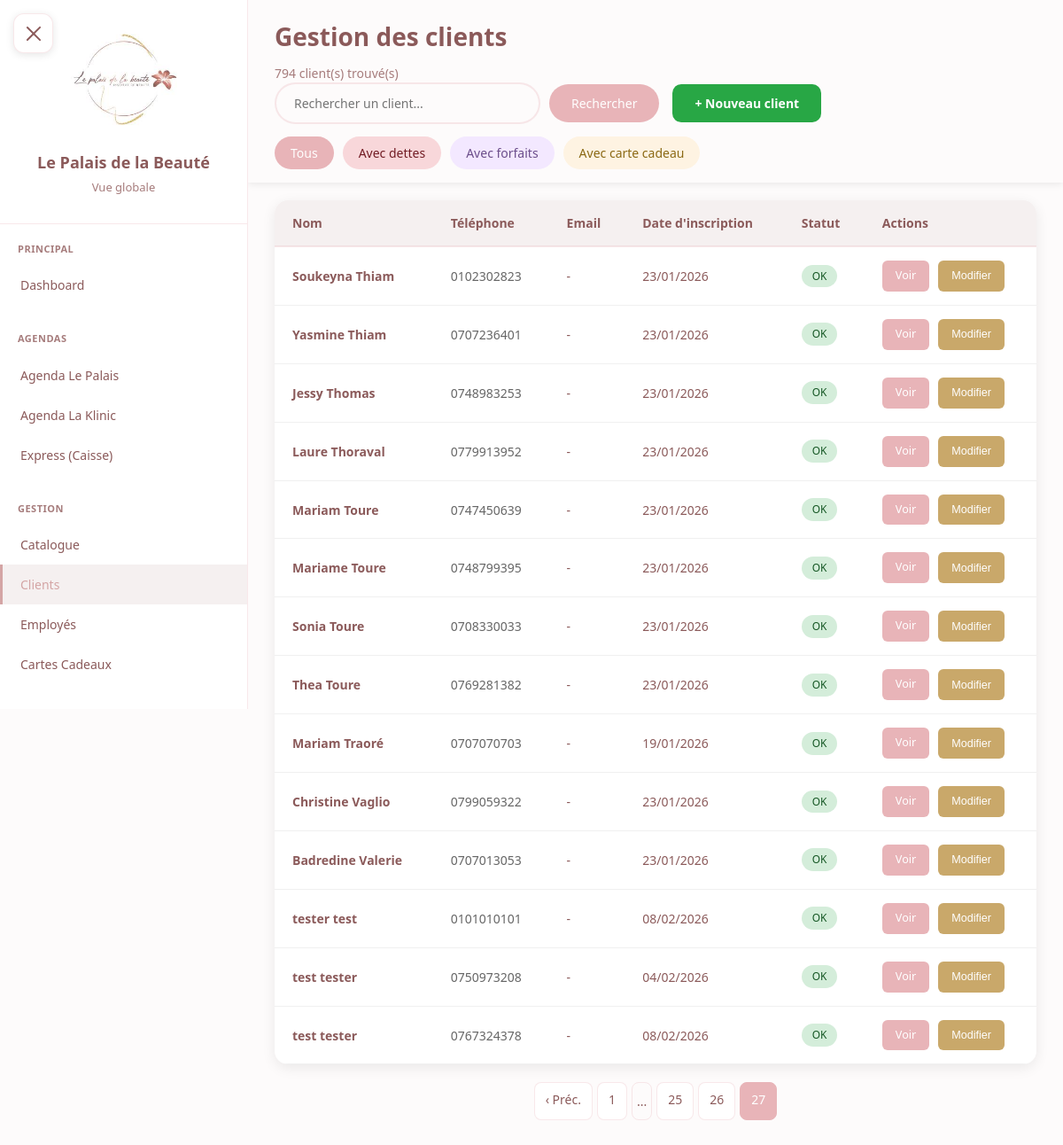
Before: /clients/?page=27 (signed in) with the older database file.
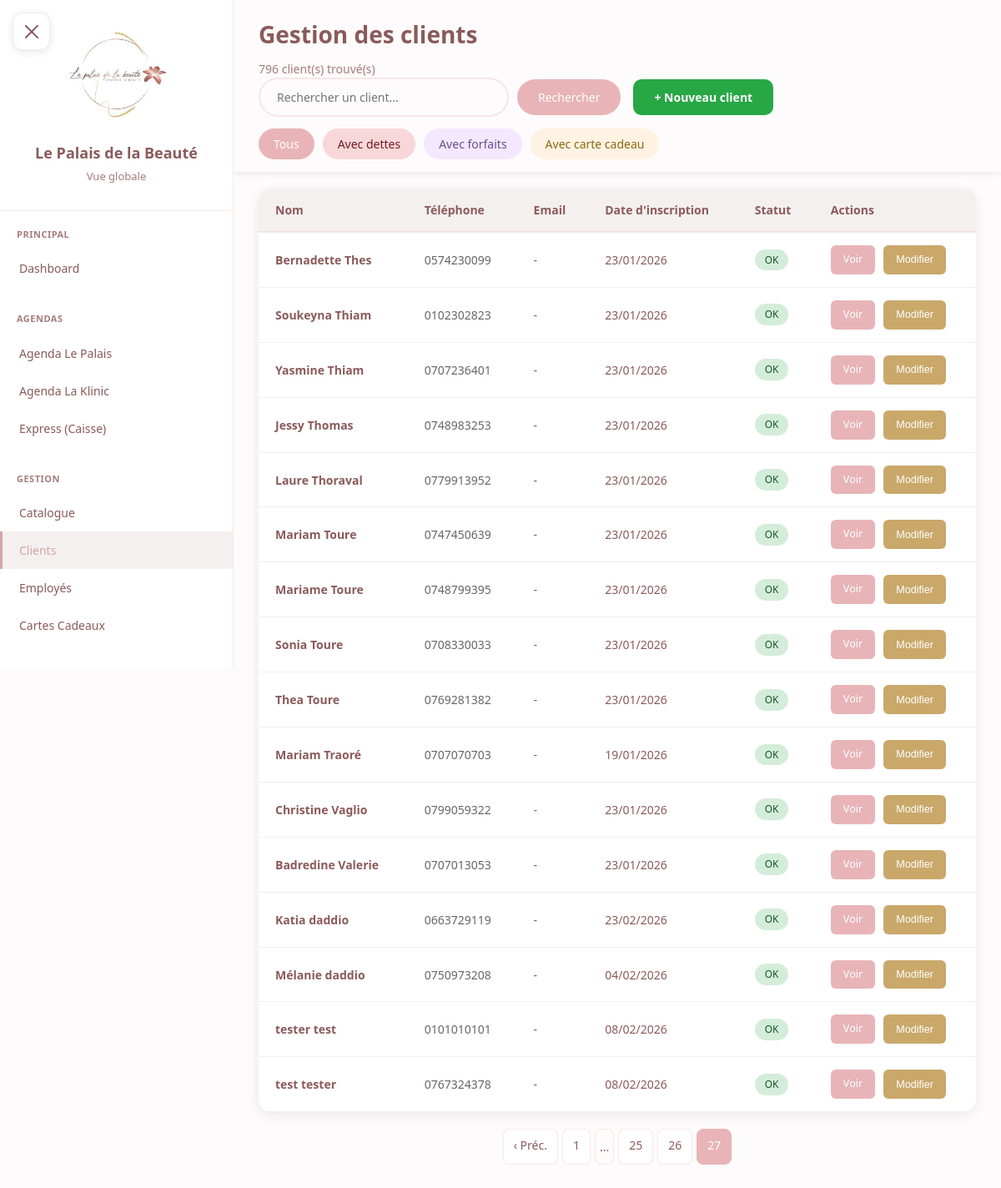
After: the same page with the newer database file.
### core/models.py (models this page shows, shortened)
class Client(models.Model):
    SEXE_CHOICES = [
        ('F', 'Femme'),
        ('H', 'Homme'),
    ]
    nom = models.CharField(max_length=100)
    prenom = models.CharField(max_length=100)
    telephone = models.CharField(max_length=20, unique=True)
    email = models.EmailField(blank=True, null=True)
    sexe = models.CharField(max_length=1, choices=SEXE_CHOICES, default='F')
    date_naissance = models.DateField(blank=True, null=True)
    date_creation = models.DateTimeField(auto_now_add=True)
    notes = models.TextField(blank=True, null=True)  # Observations / notes libres
    actif = models.BooleanField(default=True)
    class Meta:
        verbose_name = "Client"
        verbose_name_plural = "Clients"
        ordering = ['nom', 'prenom']
    def get_full_name(self):
        return f"{self.prenom} {self.nom}"
    @property
    def credits_non_soldes(self):
        return Credit.objects.filter(client=self, solde=False).exists()

### core/views.py (the view)
# urls.py: path('clients/', views.clients_list, name='clients_list'),
@login_required
def clients_list(request):
    search = request.GET.get('search', '')
    filtre = request.GET.get('filtre', '')
    clients = Client.objects.all()
    if search:
        clients = clients.filter(
            Q(nom__icontains=search) |
            Q(prenom__icontains=search) |
            Q(telephone__icontains=search)
        )
    if filtre == 'dettes':
        clients_avec_dettes = Credit.objects.filter(solde=False).values_list('client_id', flat=True).distinct()
        clients = clients.filter(id__in=clients_avec_dettes)
    elif filtre == 'forfaits':
        clients_avec_forfaits = ForfaitClient.objects.filter(statut='actif').values_list('client_id', flat=True).distinct()
        clients = clients.filter(id__in=clients_avec_forfaits)
    elif filtre == 'cartes':
        clients_avec_cartes = CarteCadeau.objects.filter(statut='active').values_list('beneficiaire_id', flat=True).distinct()
        clients = clients.filter(id__in=clients_avec_cartes)
    clients = clients.order_by('-actif', 'nom', 'prenom')
    paginator = Paginator(clients, 30)
    page_number = request.GET.get('page')
    page_obj = paginator.get_page(page_number)
    return render(request, 'clients/liste.html', {
        'clients': page_obj,
        'page_obj': page_obj,
        'search': search,
        'filtre': filtre,
    })

### core/models.py (called while the page is built)
    def is_patron(self):
        return self.role == 'patron'

### templates/clients/liste.html (shortened to what the changed rows need)
{% extends 'base.html' %}
{% block content %}
<div class="sticky-header">
    <div class="clients-header">
        <div>
            <h1 class="page-title">Gestion des clients</h1>
            <p class="page-subtitle">{{ page_obj.paginator.count }} client(s) trouvé(s)</p>
        </div>
    </div>
</div>
<div class="clients-table-container">
    {% if clients %}
    <table class="clients-table">
        <thead>
            <tr>
                <th>Nom</th>
                <th>Téléphone</th>
                <th>Email</th>
                <th>Date d'inscription</th>
                <th>Statut</th>
                <th>Actions</th>
            </tr>
        </thead>
        <tbody>
            {% for client in clients %}
            <tr{% if not client.actif %} style="opacity: 0.5;"{% endif %}>
                <td>
                    <span class="client-name">{{ client.get_full_name }}</span>
                </td>
                <td>
                    <span class="client-phone">{{ client.telephone }}</span>
                </td>
                <td>{{ client.email|default:"-" }}</td>
                <td>{{ client.date_creation|date:"d/m/Y" }}</td>
                <td>
                    {% if not client.actif %}
                        <span class="client-badge" style="background: #6c757d; color: white;">Inactif</span>
                    {% elif client.credits_non_soldes %}
                        <span class="client-badge dette">Dette</span>
                    {% else %}
                        <span class="client-badge actif">OK</span>
                    {% endif %}
                </td>
                <td>
                    <div class="client-actions">
                        <a href="{% url 'core:client_detail' client.id %}" class="btn-action btn-voir">Voir</a>
                        {% if request.user.utilisateur.is_patron %}
                        <button class="btn-action btn-modifier" onclick="ouvrirModalClient({{ client.id }}, '{{ client.nom|escapejs }}', '{{ client.prenom|escapejs }}', '{{ client.telephone }}', '{{ client.email|default:""|escapejs }}', '{{ client.date_naissance|default:"" }}', '{{ client.notes|default:""|escapejs }}')">Modifier</button>
                        {% endif %}
                    </div>
                </td>
            </tr>
            {% endfor %}
        </tbody>
    </table>
    {% else %}
    <div class="empty-state">
        <div class="empty-state-icon">👥</div>
        <h3>Aucun client trouvé</h3>
        <p>{% if search %}Aucun résultat pour "{{ search }}"{% else %}Commencez par ajouter votre premier client{% endif %}</p>
    </div>
    {% endif %}
</div>
{% if page_obj.paginator.num_pages > 1 %}
<div class="pagination">
    {% if page_obj.has_previous %}
    <a href="?page={{ page_obj.previous_page_number }}{% if search %}&search={{ search }}{% endif %}{% if filtre %}&filtre={{ filtre }}{% endif %}">&#8249; Préc.</a>
    {% endif %}
    {% for num in page_obj.paginator.page_range %}
        {% if page_obj.number == num %}
        <span class="current">{{ num }}</span>
        {% elif num > page_obj.number|add:"-3" and num < page_obj.number|add:"3" %}
        <a href="?page={{ num }}{% if search %}&search={{ search }}{% endif %}{% if filtre %}&filtre={{ filtre }}{% endif %}">{{ num }}</a>
        {% elif num == 1 or num == page_obj.paginator.num_pages %}
        <a href="?page={{ num }}{% if search %}&search={{ search }}{% endif %}{% if filtre %}&filtre={{ filtre }}{% endif %}">{{ num }}</a>
        {% elif num == 2 or num == page_obj.paginator.num_pages|add:"-1" %}
        <span style="padding: 10px 5px;">...</span>
        {% endif %}
    {% endfor %}
</div>
{% endif %}
{% endblock %}

Changed rows visible on the page:
now on this page (row unchanged): Client: get_full_name "Bernadette Thes", telephone "0574230099", email "-", date_creation "23/01/2026", actif "OK"
added Client: get_full_name "Katia daddio", telephone "0663729119", email "-", date_creation "23/02/2026", actif "OK"
changed Client: get_full_name "test tester" → "Mélanie daddio"; moves up the list
Other visible differences:
{{ page_obj.paginator.count }}: "794" → "796"
